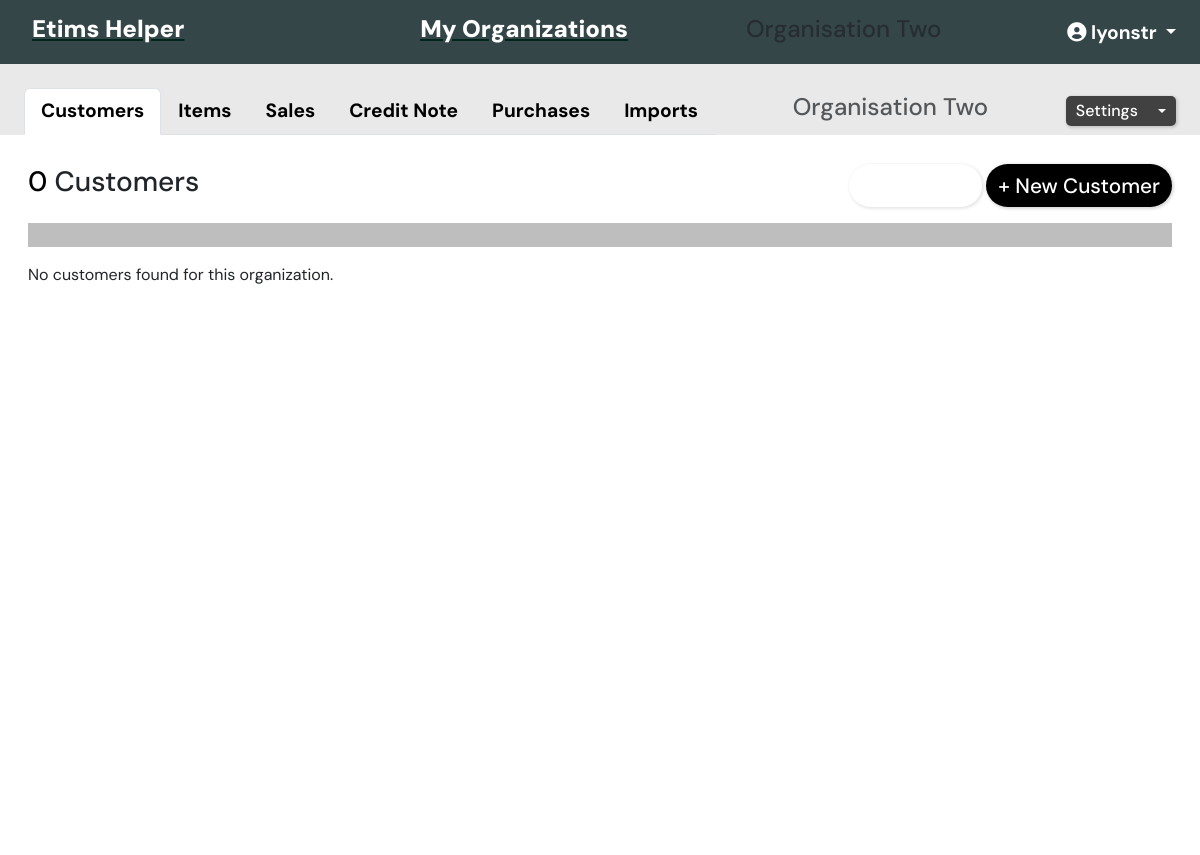
Before: /api/organization/3/ (signed in) with the older database file.
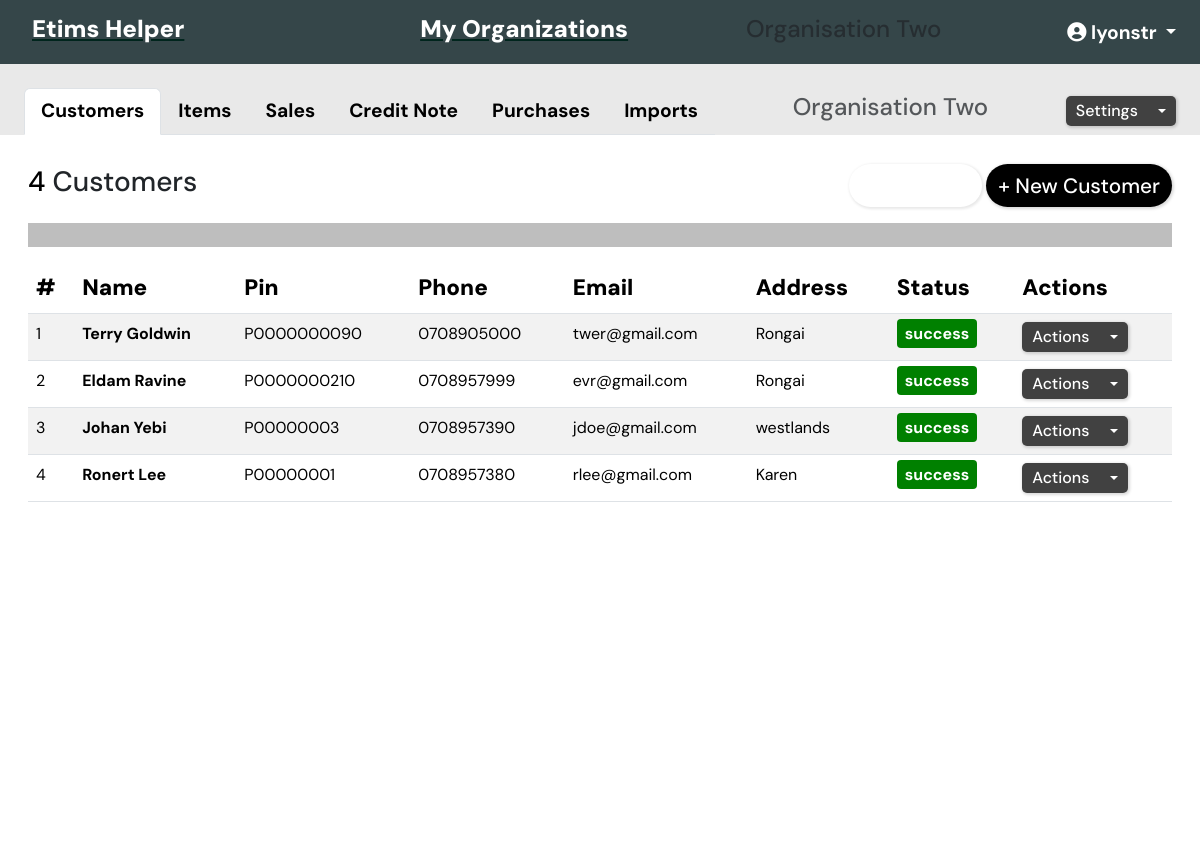
After: the same page with the newer database file.
### organization/models.py (models this page shows, shortened)
class Organization(BaseModel):
    user = models.ManyToManyField(User,  related_name="organizations")
    organization_name = models.CharField(max_length=50, unique=True)
    organization_pin = models.CharField(
        max_length=50,  unique=True)
    organization_email = models.EmailField(max_length=50)
    organization_physical_address = models.CharField(max_length=100)
    organization_phone = models.CharField(max_length=13)

### customer/models.py (models this page shows, shortened)
class Customer(BaseModel):
    organization = models.ForeignKey(
        Organization, on_delete=models.CASCADE, related_name='customers')
    customer_name = models.CharField(max_length=200)
    customer_pin = models.CharField(
        max_length=200, unique=True,  validators=[MinLengthValidator(9)],)
    customer_address = models.CharField(max_length=200, blank=True, null=True)
    customer_phone = models.CharField(max_length=200, blank=False, null=False)
    customer_email = models.EmailField(max_length=200, blank=True, null=True)
    class Meta:
        unique_together = (('organization', 'customer_phone'),
                           ('organization', 'customer_email'))

### api_tracker/models.py (models this page shows, shortened)
class APIRequestLog(BaseModel):
    STATUS_CHOICES = [
        ("pending", "Pending"),
        ("success", "Success"),
        ("failed", "Failed"),
        ("retrying", "Retrying"),
    ]
    request_type = models.CharField(max_length=50)
    request_payload = models.JSONField()
    response_data = models.JSONField(null=True, blank=True)
    status = models.CharField(
        max_length=10, choices=STATUS_CHOICES, default="pending")
    retries = models.PositiveIntegerField(default=0)
    user = models.ForeignKey(
        "auth.User", on_delete=models.SET_NULL, null=True, blank=True)
    organization = models.ForeignKey(
        "organization.Organization", on_delete=models.SET_NULL, null=True, blank=True)
    item = models.ForeignKey(
        "item.Item", on_delete=models.SET_NULL, null=True, blank=True)
    customer = models.ForeignKey(
        "customer.Customer", on_delete=models.CASCADE, null=True, blank=True)
    purchase = models.ForeignKey(
        "purchases.Purchase", on_delete=models.CASCADE, null=True, blank=True)
    transaction = models.ForeignKey(
        "transaction.Transaction", on_delete=models.CASCADE, null=True, blank=True)

### organization/views.py (the view)
# urls.py: path("<int:pk>/", views.organization_detail, name="organization_detail"),
@login_required
def organization_detail(request, pk):
    try:
        organization = get_object_or_404(Organization, pk=pk)
        items = Item.objects.select_related("organization").filter(
            organization=organization).order_by('-created_at')
        customers = Customer.objects.select_related("organization").filter(
            organization=organization).order_by('-created_at')
        invoices = Transaction.objects.select_related("organization").filter(
            organization=organization, document_type="invoice").order_by('-created_at')
        credit_notes = Transaction.objects.select_related("organization").filter(
            organization=organization, document_type="credit_note").order_by('-created_at')
        purchases_data = Purchase.objects.select_related("organization").filter(
            organization=organization).order_by('-created_at')
        purchases = process_purchases(purchases_data)
        imports = Import.objects.select_related("organization").filter(
            organization=organization).order_by('-created_at')
        imports_ = [
            {
                "id": 1,
                "task_code": "20230209023992",
                "declaration_date": "2023-02-01",
                "item_sequence": 1,
                "declaration_number": "23NBOIM401167364",
                "hs_code": "63079000",
                "item_name": "ORANGES",
                "import_status_code": "2",
                "origin_country": "DE",
                "export_country": "DE",
                "package_count": 17,
                "package_unit_code": "KGM",
                "quantity": 14,
                "quantity_unit_code": "KGM",
                "total_weight": 140,
                "net_weight": 14,
                "supplier_name": "SEITZ GMGH",
                "agent_name": "SCHENKER LIMITED",
                "invoice_amount": 11817.5,
                "invoice_currency": "EUR",
                "invoice_exchange_rate": 135.73,
                "verified": False,
                "organization_id": 1,
                "created_at": "2025-02-26T17:37:38Z"
            },
        ]
        item_statuses = {log.item.id: {"id": log.id, "status": log.status} for log in APIRequestLog.objects.filter(
            item__organization=organization)}
        customer_statuses = {log.customer.id: {"id": log.id, "status": log.status} for log in APIRequestLog.objects.filter(
            customer__organization=organization, request_type="saveCustomer")}
        transaction_statuses = {log.transaction.id: {"id": log.id, "status": log.status} for log in APIRequestLog.objects.filter(
            transaction__organization=organization)}
        purchases_statuses = {log.purchase.id: {"id": log.id, "status": log.status} for log in APIRequestLog.objects.filter(
            purchase__organization=organization, request_type="verifyPurchase")}
        if request.method == 'POST':
            action_name = request.POST.get('action_name')
            if not action_name:
                return JsonResponse({'success': False, 'error': 'No action specified.'})
        else:
            item_form = ItemForm()
            customer_form = CustomerForm()
            transaction_form = TransactionForm()
            customer_form = CustomerForm()
            transaction_form = TransactionForm()
            sales_items_form = SalesItemsForm()
        return render(request, "organization/organization_detail.html", {
            "organization": organization,
            "items": items,
            "customers": customers,
            "invoices": invoices,
            "credit_notes": credit_notes,
            "imports": imports,
            "imports_s": imports_,
            "item_statuses": item_statuses,
            "customer_statuses": customer_statuses,
            "transaction_statuses": transaction_statuses,
            'purchases_statuses':  purchases_statuses,
            "item_form": item_form,
            "customer_form": customer_form,
            "transaction_form": transaction_form,
            "sales_items_form": sales_items_form,
            'COUNTRY_CHOICES': COUNTRY_CHOICES,
            'PRODUCT_TYPE_CHOICES': PRODUCT_TYPE_CHOICES,
            'UNIT_CHOICES': UNIT_CHOICES,
            'PACKAGE_CHOICES': PACKAGE_CHOICES,
            'TAXPAYER_STATUS_CHOICES': TAXPAYER_STATUS_CHOICES,
            'TAX_TYPE_CHOICES': TAX_TYPE_CHOICES,
            'purchases': purchases,
        })
    except Exception as e:
        print(f"Error in organization_detail view: {str(e)}")
        return render(request, "organization/organization_detail.html", {
            "organization": organization,
            "items": items,
            "customers": customers,
            "invoices": [],
            "credit_notes": [],
            "item_form": ItemForm(),
            "customer_form": CustomerForm(),
            "transaction_form": TransactionForm(),
            "sales_items_form": SalesItemsForm(),
        })

### organization/templates/organization/organization_detail.html (shortened to what this page needs)
{% extends "main.html" %}
{% load bootstrap5 %}
{% load template_filters %}
{% block content %}
{% include 'res_nav.html' %}
<div class="container-fluid p-0 pt-2 part-upper" style="height: 100%;">
    <div class="d-flex justify-content-between align-items-center py-0 pt-3 px-4  part-upper">
        <ul class="nav nav-tabs" id="organizationTab" role="tablist">
            <li class="nav-item" role="presentation">
                <a class="nav-link  active" id="customers-tab" data-bs-toggle="tab" href="#customers" role="tab"
                    aria-controls="customers" aria-selected="true">Customers</a>
            </li>
            <li class="nav-item" role="presentation">
                <a class="nav-link" id="items-tab" data-bs-toggle="tab" href="#items" role="tab" aria-controls="items"
                    aria-selected="false">Items</a>
            </li>
            <li class="nav-item" role="presentation">
                <a class="nav-link" id="sales-tab" data-bs-toggle="tab" href="#sales" role="tab" aria-controls="sales"
                    aria-selected="false">Sales</a>
            </li>
            <li class="nav-item" role="presentation">
                <a class="nav-link" id="credit-note-tab" data-bs-toggle="tab" href="#credit-note" role="tab"
                    aria-controls="credit-note" aria-selected="false">Credit Note</a>
            </li>
            <li class="nav-item" role="presentation">
                <a class="nav-link" id="purchases-tab" data-bs-toggle="tab" href="#purchases" role="tab"
                    aria-controls="purchases" aria-selected="false">Purchases</a>
            </li>
            <li class="nav-item" role="presentation">
                <a class="nav-link" id="imports-tab" data-bs-toggle="tab" href="#imports" role="tab"
                    aria-controls="imports" aria-selected="false">Imports</a>
            </li>
        </ul>
        <h4 class="text-muted weight-bold"> {{ organization.organization_name }}</h4>
        <td>
            <div class="dropdown">
                <button class="btn btn-secondary btn-sm dropdown-toggle a-btn" type="button"
                    id="dropdownMenuButton-customer-{{ customer.id }}" data-bs-toggle="dropdown" aria-expanded="false">
                    Settings
                </button>
            </div>
        </td>
    </div>
    <div class="container-fluid py-3 " style="min-height: 90vh; background-color:white;">
        <div class="tab-content add-tab" id="organizationTabContent">
            <div class="tab-pane fade show active" id="customers" role="tabpanel" aria-labelledby="customers-tab">
                <div class="d-flex justify-content-between align-items-center p-0 pt-1">
                    <h3><span style="color: #000000;">{{ customers.count }}</span> Customers</h3>
                    <div>
                        <button type="button" class="btn add " disabled data-toggle="modal" data-bs-toggle="modal"
                            data-bs-target="#createCustomerModal">
                        </button>
                        <button type="button" class="btn add" data-toggle="modal" data-bs-toggle="modal"
                            data-bs-target="#createCustomerModal">
                            + New Customer
                        </button>
                    </div>
                </div>
                <hr class="hr-style" />
                {% if customers %}
                <table class="table table-striped">
                    <thead class="thead-dark">
                        <tr>
                            <th scope="col">#</th>
                            <th scope="col">Name</th>
                            <th scope="col">Pin</th>
                            <th scope="col">Phone</th>
                            <th scope="col">Email</th>
                            <th scope="col">Address</th>
                            <th scope="col">Status</th>
                            <th scope="col">Actions</th>
                        </tr>
                    </thead>
                    <tbody class="cust-list">
                        {% for customer in customers %}
                        <tr id="customer-{{ customer.id }}" class="align-items-center justify-center lines">
                            <td>{{forloop.counter}}</td>
                            <td>
                                <strong>{{ customer.customer_name }}</strong>
                            </td>
                            <td> {{ customer.customer_pin }} </td>
                            <td>{{ customer.customer_phone }}</td>
                            <td>{{ customer.customer_email }}</td>
                            <td>{{ customer.customer_address }}</td>
                            <td class="dflex">
                                {% with customer_data=customer_statuses|dict_get:customer.id %}
                                <span class="status {{ customer_data.status }}">{{ customer_data.status }}</span>
                                {% endwith %}
                            </td>
                            <td>
                                <div class="dropdown">
                                    <button class="btn btn-secondary btn-sm dropdown-toggle a-btn" type="button"
                                        id="dropdownMenuButton-customer-{{ customer.id }}" data-bs-toggle="dropdown"
                                        aria-expanded="false">
                                        Actions
                                    </button>
                                </div>
                            </td>
                        </tr>
                        {% endfor %}
                    </tbody>
                </table>
                {% else %}
                <p>No customers found for this organization.</p>
                {% endif %}
            </div>
        </div>
    </div>
</div>
<link href="https://cdnjs.cloudflare.com/ajax/libs/select2/4.0.13/css/select2.min.css" rel="stylesheet" />
{% endblock %}

### templates/main.html (shortened to what this page needs)
{% load bootstrap5 %}
{% load static %}
<!DOCTYPE html>
<html lang="en">
<head>
    <link rel="stylesheet" href="https://cdnjs.cloudflare.com/ajax/libs/font-awesome/6.1.0/css/all.min.css"
 />
    <link rel="stylesheet" href="https://cdnjs.cloudflare.com/ajax/libs/font-awesome/6.0.0/css/all.min.css"
 />
    <link href="{% static 'django_select2/django_select2.css' %}" rel="stylesheet">
    {% block style %}
    {% bootstrap_css %}
    <link rel="stylesheet" type="text/css" href="{% static 'css/main.css' %}">
    {% endblock style %}
</head>
<body>
    {% block content %}
    {% endblock content %}
</body>
</html>

### templates/res_nav.html (shortened to what this page needs)
<nav class="navbar navbar-expand-lg navcolor">
    <div class="container-fluid navbar-x">
        <a href="{% url 'organization:organization_list' %}" class="nav-a" style="color: #00251D !important">
            <h1 class="navlogo">
                Etims Helper
            </h1>
        </a>
        <div class="collapse navbar-collapse" id="navbarSupportedContent">
            <ul class="navbar-nav me-auto mb-2 mb-lg-0 bg-tr mr-3">
                <li class="nav-item">
                    <a href="{% url 'organization:organization_list' %}" class="nav-a"
                        style="color: #00251D !important">
                        <h1 class="navlogo">
                            My Organizations
                        </h1>
                    </a>
                </li>
                <li class="nav-item">
                    {% if organization %}
                    <h4 class="text-muted weight-bold">{{ organization.organization_name }}</h4>
                    {% endif %}
                </li>
                <li class="nav-item dropdown" ">
                    <a class=" nav-link dropdown-toggle" href="#" id="navbarDropdown" role="button"
                    data-bs-toggle="dropdown" aria-expanded="false" style="color: white !important;">
                    {% if request.user.profile %}
                    <img src=" {{ request.user.username}}" class="rounded-circle z-depth-0" style="max-width:100%;
                            max-height:100%;">
                    {% else %}
                    <i class="fa fa-user-circle"></i>&nbsp;{{request.user.username}}
                    {%endif%}
                    </a>
                </li>
            </ul>
        </div>
    </div>
</nav>

Changed rows visible on the page:
added Customer: customer_name "Terry Goldwin", customer_pin "P0000000090", customer_phone "0708905000", customer_email "twer@gmail.com", customer_address "Rongai"
added APIRequestLog: status "success"
added Customer: customer_name "Eldam Ravine", customer_pin "P0000000210", customer_phone "0708957999", customer_email "evr@gmail.com", customer_address "Rongai"
added APIRequestLog: status "success"
added Customer: customer_name "Johan Yebi", customer_pin "P00000003", customer_phone "0708957390", customer_email "jdoe@gmail.com", customer_address "westlands"
added APIRequestLog: status "success"
added Customer: customer_name "Ronert Lee", customer_pin "P00000001", customer_phone "0708957380", customer_email "rlee@gmail.com", customer_address "Karen"
added APIRequestLog: status "success"
Other visible differences:
{{ customers.count }}: "0" → "4"
text no longer shown: "No customers found for this organization."
text now shown: "# Name Pin Phone Email Address Status Actions"
